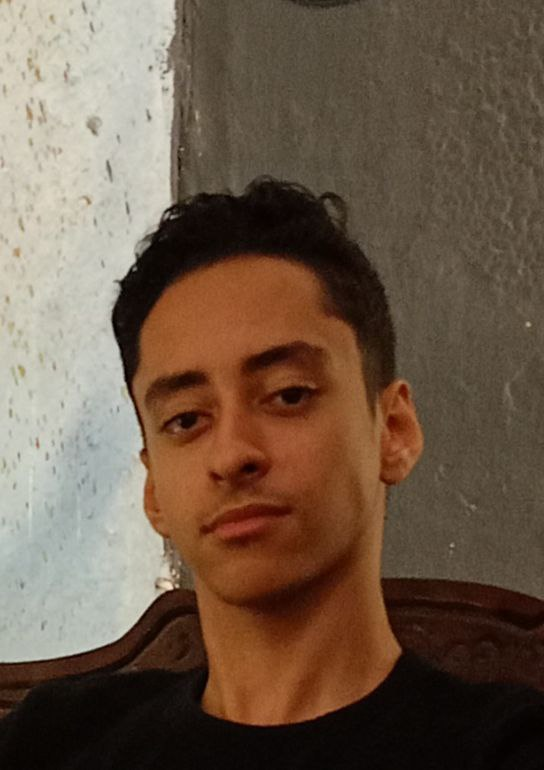
#> input picture Face_Recognition/Archive/test_image.jpg, 544 x 770 px
$ python -i face_detection.py   (imports and definitions only)
#> lines starting #> are read from the running program, lines starting #| are printed output that depends on the picture
import cv2


def extract_face(image_path, target_size=(224, 224)):
#> called with image_path = 'test_image.jpg', target_size = (224, 224)
    face_cascade = cv2.CascadeClassifier(
        cv2.data.haarcascades + "haarcascade_frontalface_default.xml"
    )
    img = cv2.imread(image_path)
#> img is the input picture: shape (770, 544, 3); mean B, G, R 72.5, 89.5, 109.3
    if img is None:
        return None

    gray = cv2.cvtColor(img, cv2.COLOR_BGR2GRAY)
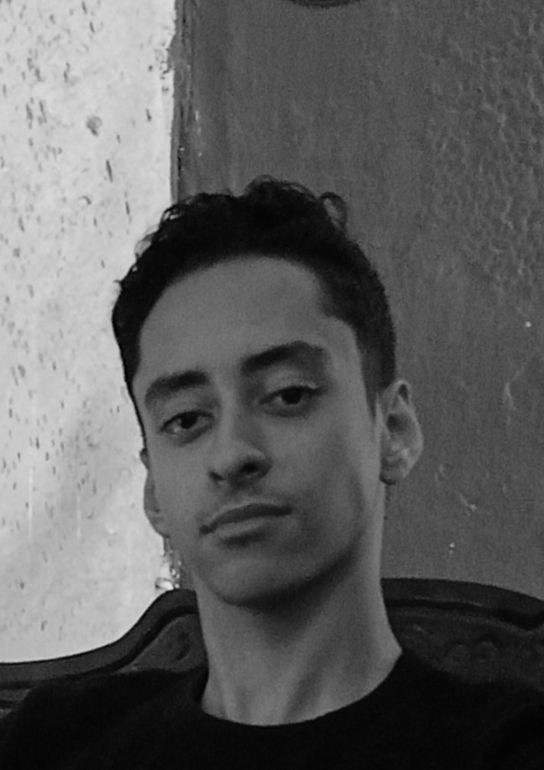
#> gray: shape (770, 544); min 1, max 234, mean 93.5
    faces = face_cascade.detectMultiScale(gray, 1.1, 4)
#> faces = [[86, 278, 306, 306]]

    if len(faces) == 0:
        return None

    x, y, w, h = faces[0]
#> x = 86; y = 278; w = 306; h = 306
    face = img[y : y + h, x : x + w]
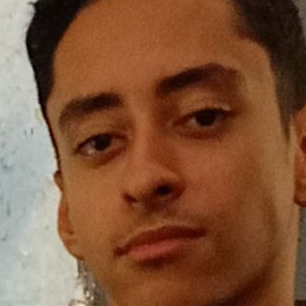
#> face: shape (306, 306, 3); mean B, G, R 57.7, 85, 128.8
    face = cv2.resize(face, target_size)
#> face: shape (224, 224, 3)
    return face

>>> result = extract_face('test_image.jpg')
